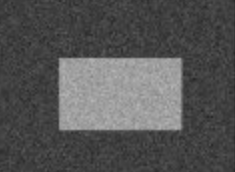
#> input picture Head1stOpenCV-Python/data/noisy2.png, 235 x 172 px
$ python '4.2 Image Thresholding otsu.py'
#> lines starting #> are read from the running program, lines starting #| are printed output that depends on the picture; after the words box and inside, x2 and y2 are one past the last pixel; in counts of white or black regions, pixels touching at a corner belong together
import cv2 as cv
import matplotlib
import numpy as np
from matplotlib import pyplot as plt

matplotlib.use("QtAgg")

img = cv.imread('../data/noisy2.png', 0)
#> img is the input picture: shape (172, 235); min 39, max 181, mean 84.7
# 全局阈值
ret1, th1 = cv.threshold(img, 127, 255, cv.THRESH_BINARY)
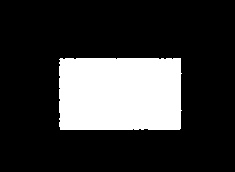
#> th1: shape (172, 235); 21.6% white; 1 white region, box (x1, y1, x2, y2) and area: (59, 58, 182, 130) 8748
# Otsu阈值
ret2, th2 = cv.threshold(img, 0, 255, cv.THRESH_BINARY + cv.THRESH_OTSU)
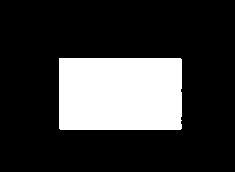
#> th2: shape (172, 235); 21.9% white; 1 white region, box (x1, y1, x2, y2) and area: (59, 58, 182, 130) 8844
#> ret2 = 111
# 高斯滤波后再采用Otsu阈值
blur = cv.GaussianBlur(img, (5, 5), 0)
ret3, th3 = cv.threshold(blur, 0, 255, cv.THRESH_BINARY + cv.THRESH_OTSU)
#> th3: shape (172, 235); 21.9% white; 1 white region, box (x1, y1, x2, y2) and area: (59, 58, 182, 131) 8855
#> ret3 = 110

# 绘制所有图像及其直方图
images = [img, 0, th1,
          img, 0, th2,
          blur, 0, th3]

titles = ['Original Noisy Image', 'Histogram', 'Global Thresholding (v=127)',
          'Original Noisy Image', 'Histogram', "Otsu's Thresholding",
          'Gaussian filtered Image', 'Histogram', "Otsu's Thresholding"]

for i in range(3):
    plt.subplot(3, 3, i * 3 + 1), plt.imshow(images[i * 3], 'gray')
    plt.title(titles[i * 3]), plt.xticks([]), plt.yticks([])
    plt.subplot(3, 3, i * 3 + 2), plt.hist(images[i * 3].ravel(), 256)
    plt.title(titles[i * 3 + 1]), plt.xticks([]), plt.yticks([])
    plt.subplot(3, 3, i * 3 + 3), plt.imshow(images[i * 3 + 2], 'gray')
    plt.title(titles[i * 3 + 2]), plt.xticks([]), plt.yticks([])
plt.show()
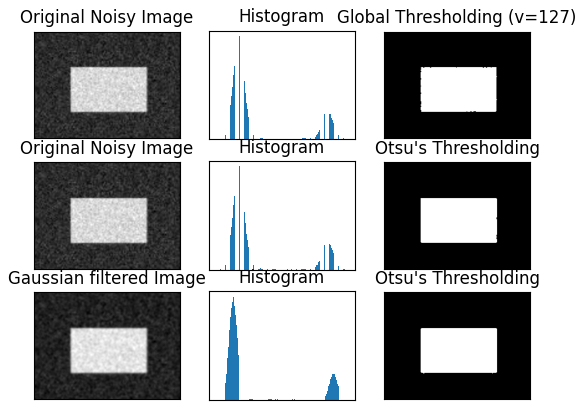
#> figure drawn by matplotlib, 9 panels

blur = cv.GaussianBlur(img, (5, 5), 0)
# 寻找归一化直方图和对应的累积分布函数
hist = cv.calcHist([blur], [0], None, [256], [0, 256])
#> hist = 256 values, max 2996 at index 64, min 0 at index 0, mean 157.9
hist_norm = hist.ravel() / hist.max()
#> hist_norm = 256 values, max 1 at index 64, min 0 at index 0, mean 0.0527
Q = hist_norm.cumsum()
#> Q = 256 values from 0 to 13.49
bins = np.arange(256)
fn_min = np.inf
thresh = -1
for i in range(1, 256):
    p1, p2 = np.hsplit(hist_norm, [i])  # 概率
    q1, q2 = Q[i], Q[255] - Q[i]  # 对类求和
    b1, b2 = np.hsplit(bins, [i])  # 权重
    # 寻找均值和方差
    m1, m2 = np.sum(p1 * b1) / q1, np.sum(p2 * b2) / q2
    v1, v2 = np.sum(((b1 - m1) ** 2) * p1) / q1, np.sum(((b2 - m2) ** 2) * p2) / q2
    # 计算最小化函数
    fn = v1 * q1 + v2 * q2
    if fn < fn_min:
        fn_min = fn
        thresh = i
#> this loop made 255 passes
#> (q1, q2, m1, m2, v1, v2, fn, fn_min) on passes 47, 48, 50, 51, 52, 53, 54, 55, 56, 57, 58: (0.000334, 13.49, 0, 84.75, 0, 1513.9, 20423.6, 20423.6), (0.000668, 13.49, 23.5, 84.75, 276.1, 1513.9, 20423.3, 20423.3), (0.00868, 13.48, 16.85, 84.79, 350.7, 1514.5, 20422.8, 20422.8), (0.0164, 13.47, 26.29, 84.82, 287.2, 1514.9, 20417.6, 20417.6), (0.031, 13.46, 26.46, 84.88, 297.9, 1515.9, 20413.5, 20413.5), (0.0604, 13.43, 26.24, 85.01, 317.3, 1518, 20407.9, 20407.9), (0.118, 13.37, 26.67, 85.26, 330, 1522.4, 20399.2, 20399.2), (0.215, 13.28, 28.99, 85.65, 315.8, 1529.7, 20376.6, 20376.6), (0.381, 13.11, 30.47, 86.32, 311.4, 1543.1, 20348.9, 20348.9), (0.637, 12.85, 32.76, 87.32, 291.9, 1564.5, 20295.8, 20295.8), (1.04, 12.45, 34.12, 88.97, 286.6, 1602.8, 20255.5, 20255.5)
#> (q1, q2, m1, m2, v1, v2, fn) on passes 17 to 22: (0, 13.49, nan, 84.75, nan, 1513.8, nan), (0, 13.49, nan, 84.75, nan, 1513.8, nan), (0, 13.49, nan, 84.75, nan, 1513.8, nan), (0, 13.49, nan, 84.75, nan, 1513.8, nan), (0, 13.49, nan, 84.75, nan, 1513.8, nan), (0, 13.49, nan, 84.75, nan, 1513.8, nan)
# 使用OpenCV函数找到otsu的阈值
ret, otsu = cv.threshold(blur, 0, 255, cv.THRESH_BINARY + cv.THRESH_OTSU)
print("{} {}".format(thresh, ret))  # 找到位于两个峰值之间的t值，以使两个类别的差异最小。
#| 111 110.0

$ run again, with Head1stOpenCV-Python/data/aloeGT.png copied over Head1stOpenCV-Python/data/noisy2.png
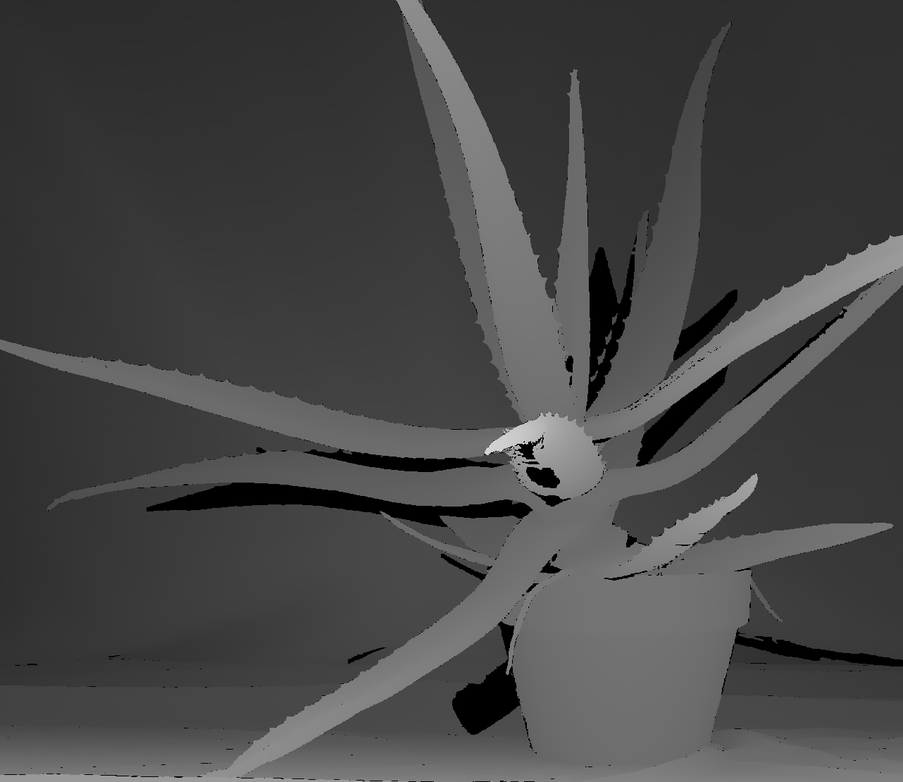
#> input picture Head1stOpenCV-Python/data/aloeGT.png, 903 x 782 px, shrunk from 1282 x 1110 before the run
#> img is the input picture: shape (782, 903); min 0, max 233, mean 69.8
#> `ret1, th1 = cv.threshold(img, 127, 255, cv.THRESH_BINARY)`:
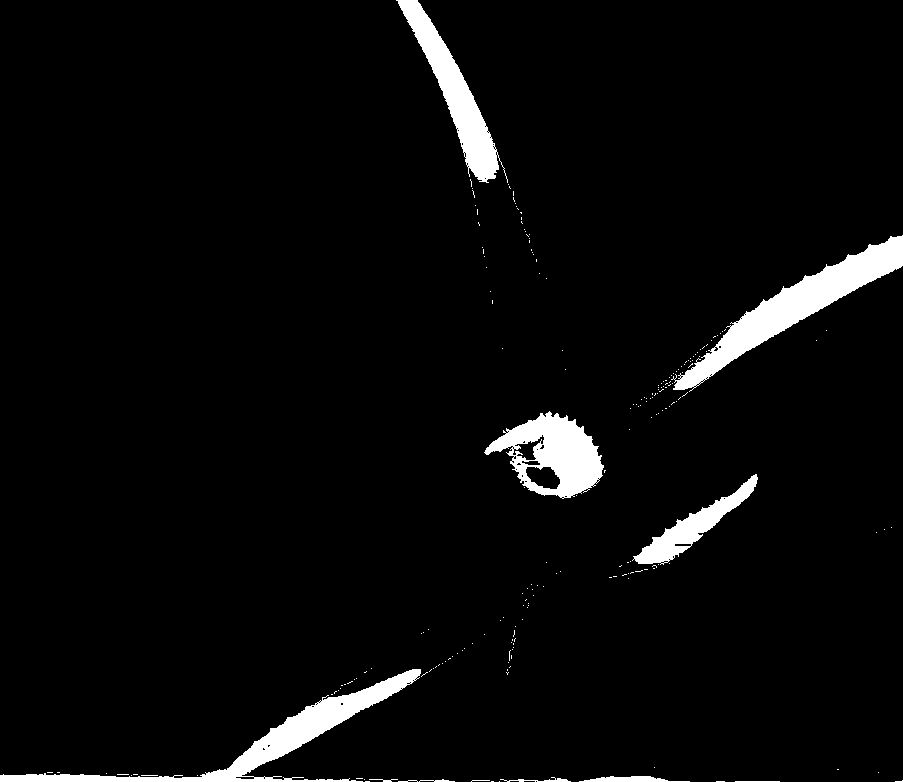
#> th1: shape (782, 903); 4.1% white; 217 white regions (206 under 20 px), largest, box (x1, y1, x2, y2) and area: (671, 235, 903, 392) 7750, (0, 669, 421, 782) 6745, (484, 411, 604, 499) 5333
#> th2: shape (782, 903); 28.1% white; 68 white regions (67 under 20 px), largest, box (x1, y1, x2, y2) and area: (0, 0, 903, 782) 198353
#> ret2 = 82
#> `ret3, th3 = cv.threshold(blur, 0, 255, cv.THRESH_BINARY + cv.THRESH_OT..`:
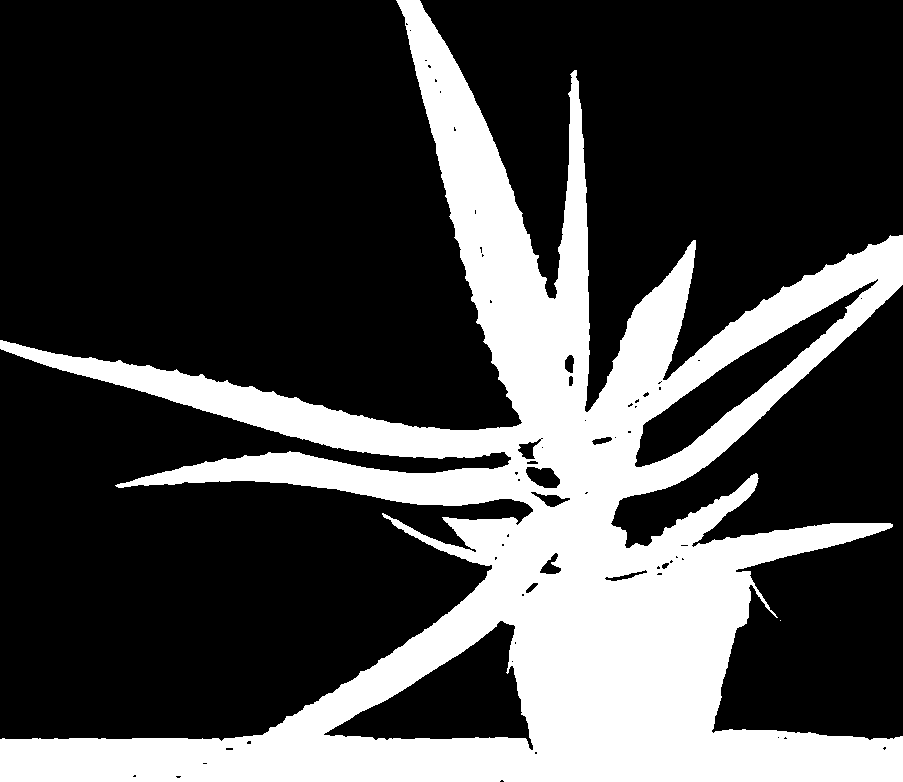
#> th3: shape (782, 903); 28% white; 2 white regions (1 under 20 px), largest, box (x1, y1, x2, y2) and area: (0, 0, 903, 782) 197881
#> hist = 256 values, max 37440 at index 48, min 0 at index 212, mean 2758.4
#> hist_norm = 256 values, max 1 at index 48, min 0 at index 212, mean 0.0737
#> Q = 256 values from 0.345 to 18.86
#> the loop `for i in range(1, 256):` made 255 passes
#> (p1, q1, q2, m1, m2, v1, v2, fn) on passes 1 to 4: ([0.345], 0.378, 18.48, 0, 71.25, 0, 790.3, 14607.9), ([0.345, 0.033], 0.396, 18.46, 0.0834, 71.32, 0.0761, 782.3, 14445), ([0.345, 0.033, 0.0183], 0.411, 18.45, 0.169, 71.38, 0.229, 778.2, 14357.1), ([0.345, 0.033, 0.0183, 0.0153], 0.425, 18.44, 0.272, 71.42, 0.498, 774.9, 14285.8)
#> after the loop `for i in range(1, 256):`: fn_min = 3818.7; thresh = 83
#> ret = 82
#| 83 82.0
